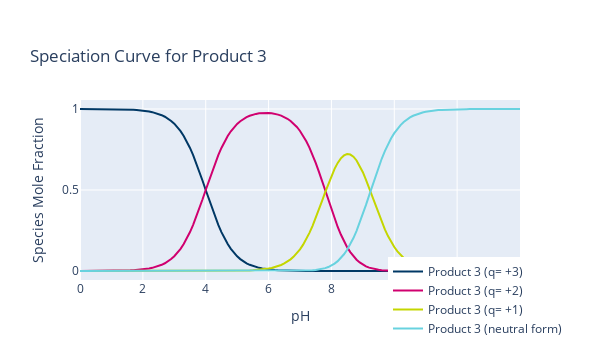
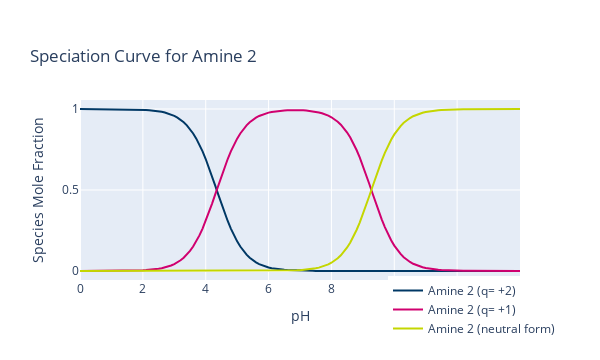
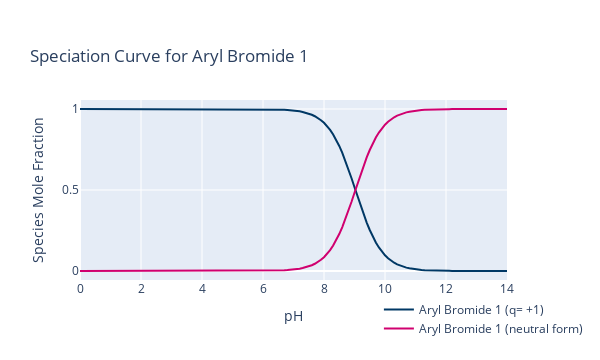

Notebook source saved alongside these figures, in order:
### Markdown cell above
### Visualisations

### Code cell
# generate speciation curves
for compound in compounds_panel_values.values():
    if compound.get('Isolate'):
        fig_1 = PlotSpecies(compound)
        display(fig_1)

    elif compound.get('Impurity'):
        fig_1 = PlotSpecies(compound)
        display(fig_1)

### Figure 1 — Plotly figure (JSON) as saved in the notebook; plotly's stock layout.template omitted (floating-point values rounded to 4 significant figures; data arrays with more than 128 entries replaced by an {"elided": "..."} marker saying what was removed)
{"data": [{"line": {"color": "#003865"}, "mode": "lines", "name": "Product 3 (q= +3)", "type": "scatter", "x": {"elided": "141 float values"}, "y": {"elided": "141 float values"}}, {"line": {"color": "#D0006F"}, "mode": "lines", "name": "Product 3 (q= +2)", "type": "scatter", "x": {"elided": "141 float values"}, "y": {"elided": "141 float values"}}, {"line": {"color": "#C4D600"}, "mode": "lines", "name": "Product 3 (q= +1)", "type": "scatter", "x": {"elided": "141 float values"}, "y": {"elided": "141 float values"}}, {"line": {"color": "#68D2DF"}, "mode": "lines", "name": "Product 3 (neutral form)", "type": "scatter", "x": {"elided": "141 float values"}, "y": {"elided": "141 float values"}}], "layout": {"height": 360, "legend": {"traceorder": "normal", "x": 0.7, "y": -0.35}, "title": {"text": "Speciation Curve for Product 3", "xanchor": "left", "yanchor": "top"}, "width": 600, "xaxis": {"autorange": true, "range": [0, 14], "tickmode": "array", "ticktext": ["0", "2", "4", "6", "8", "10", "12", "14"], "tickvals": [0, 2, 4, 6, 8, 10, 12, 14], "title": {"text": "pH"}, "type": "linear"}, "yaxis": {"autorange": true, "range": [-0.05555, 1.056], "title": {"text": "Species Mole Fraction"}, "type": "linear"}}}

### Figure 2 — Plotly figure (JSON) as saved in the notebook; plotly's stock layout.template omitted (floating-point values rounded to 4 significant figures; data arrays with more than 128 entries replaced by an {"elided": "..."} marker saying what was removed)
{"data": [{"line": {"color": "#003865"}, "mode": "lines", "name": "Amine 2 (q= +2)", "type": "scatter", "x": {"elided": "141 float values"}, "y": {"elided": "141 float values"}}, {"line": {"color": "#D0006F"}, "mode": "lines", "name": "Amine 2 (q= +1)", "type": "scatter", "x": {"elided": "141 float values"}, "y": {"elided": "141 float values"}}, {"line": {"color": "#C4D600"}, "mode": "lines", "name": "Amine 2 (neutral form)", "type": "scatter", "x": {"elided": "141 float values"}, "y": {"elided": "141 float values"}}], "layout": {"height": 360, "legend": {"traceorder": "normal", "x": 0.7, "y": -0.35}, "title": {"text": "Speciation Curve for Amine 2", "xanchor": "left", "yanchor": "top"}, "width": 600, "xaxis": {"autorange": true, "range": [0, 14], "tickmode": "array", "ticktext": ["0", "2", "4", "6", "8", "10", "12", "14"], "tickvals": [0, 2, 4, 6, 8, 10, 12, 14], "title": {"text": "pH"}, "type": "linear"}, "yaxis": {"autorange": true, "range": [-0.05555, 1.056], "title": {"text": "Species Mole Fraction"}, "type": "linear"}}}

### Figure 3 — Plotly figure (JSON) as saved in the notebook; plotly's stock layout.template omitted (floating-point values rounded to 4 significant figures; data arrays with more than 128 entries replaced by an {"elided": "..."} marker saying what was removed)
{"data": [{"line": {"color": "#003865"}, "mode": "lines", "name": "Aryl Bromide 1 (q= +1)", "type": "scatter", "x": {"elided": "141 float values"}, "y": {"elided": "141 float values"}}, {"line": {"color": "#D0006F"}, "mode": "lines", "name": "Aryl Bromide 1 (neutral form)", "type": "scatter", "x": {"elided": "141 float values"}, "y": {"elided": "141 float values"}}], "layout": {"height": 360, "legend": {"traceorder": "normal", "x": 0.7, "y": -0.35}, "title": {"text": "Speciation Curve for Aryl Bromide 1", "xanchor": "left", "yanchor": "top"}, "width": 600, "xaxis": {"autorange": true, "range": [0, 14], "tickmode": "array", "ticktext": ["0", "2", "4", "6", "8", "10", "12", "14"], "tickvals": [0, 2, 4, 6, 8, 10, 12, 14], "title": {"text": "pH"}, "type": "linear"}, "yaxis": {"autorange": true, "range": [-0.05556, 1.056], "title": {"text": "Species Mole Fraction"}, "type": "linear"}}}
